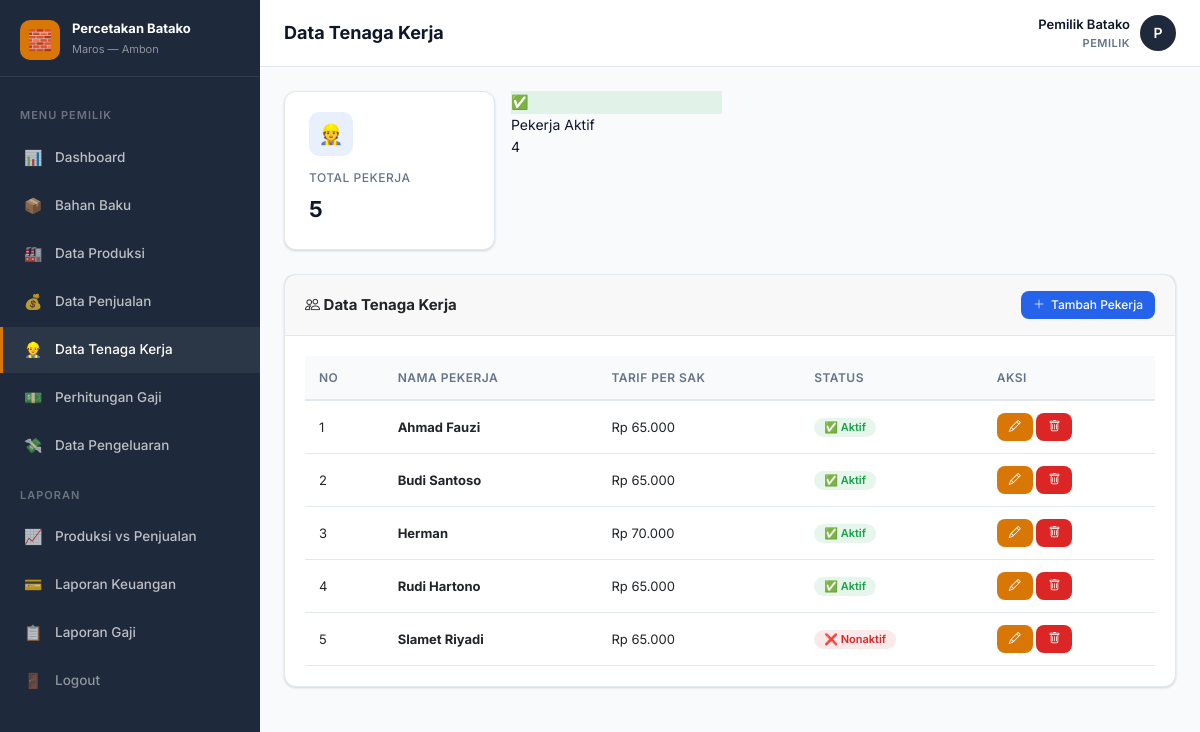
The app's page /pemilik/tenaga_kerja.php (signed in) with its own data.
### tables this page shows
CREATE TABLE IF NOT EXISTS pekerja (
    id INT AUTO_INCREMENT PRIMARY KEY,
    nama_pekerja VARCHAR(100) NOT NULL,
    tarif_per_sak DECIMAL(10,0) DEFAULT 65000,
    status ENUM('aktif','nonaktif') DEFAULT 'aktif',
    created_at TIMESTAMP DEFAULT CURRENT_TIMESTAMP,
    updated_at TIMESTAMP DEFAULT CURRENT_TIMESTAMP ON UPDATE CURRENT_TIMESTAMP
);

### helpers/auth.php (called while the page is built, shortened)
<?php
function isLoggedIn(): bool {
    return isset($_SESSION['user_id']);
}
function isPemilik(): bool {
    return isLoggedIn() && $_SESSION['role'] === 'pemilik';
}
function formatRupiah($angka): string {
    return 'Rp ' . number_format($angka, 0, ',', '.');
}
function e(?string $str): string {
    return htmlspecialchars($str ?? '', ENT_QUOTES, 'UTF-8');
}

### pemilik/tenaga_kerja.php (the view, shortened to what this page needs)
<?php
require_once __DIR__ . '/../helpers/auth.php';
$db = getDB();
$pageTitle = 'Data Tenaga Kerja';
$pekerjaList = $db->query("SELECT * FROM pekerja ORDER BY status ASC, nama_pekerja ASC")->fetchAll();
include __DIR__ . '/../layouts/header.php';
?>
<div class="row g-3 mb-4">
    <div class="col-md-3">
        <div class="stat-card">
            <div class="stat-icon blue">👷</div>
            <div class="stat-label">Total Pekerja</div>
            <div class="stat-value"><?= count($pekerjaList) ?></div>
        </div>
    </div>
    <div class="col-md-3">
        <div class="stat-icon green">✅</div>
        <div class="stat-label">Pekerja Aktif</div>
        <div class="stat-value"><?= count(array_filter($pekerjaList, fn($p) => $p['status'] === 'aktif')) ?></div>
    </div>
</div>
<div class="card">
    <div class="card-header">
        <h5><i class="bi bi-people"></i> Data Tenaga Kerja</h5>
        <button class="btn btn-primary btn-sm" data-bs-toggle="modal" data-bs-target="#modalForm">
            <i class="bi bi-plus-lg"></i> Tambah Pekerja
        </button>
    </div>
    <div class="card-body">
        <div class="table-responsive">
            <table class="table-custom">
                <thead>
                    <tr>
                        <th>No</th>
                        <th>Nama Pekerja</th>
                        <th>Tarif per Sak</th>
                        <th>Status</th>
                        <th>Aksi</th>
                    </tr>
                </thead>
                <tbody>
                    <?php if (empty($pekerjaList)): ?>
                    <tr><td colspan="5" class="text-center text-muted py-4">Tidak ada data pekerja.</td></tr>
                    <?php else: ?>
                    <?php foreach ($pekerjaList as $i => $row): ?>
                    <tr>
                        <td><?= $i + 1 ?></td>
                        <td><strong><?= e($row['nama_pekerja']) ?></strong></td>
                        <td><?= formatRupiah($row['tarif_per_sak']) ?></td>
                        <td>
                            <a href="?toggle=<?= $row['id'] ?>" class="badge <?= $row['status'] === 'aktif' ? 'badge-success' : 'badge-danger' ?>" style="text-decoration:none;">
                                <?= $row['status'] === 'aktif' ? '✅ Aktif' : '❌ Nonaktif' ?>
                            </a>
                        </td>
                        <td>
                            <a href="?edit=<?= $row['id'] ?>" class="btn btn-warning btn-sm"><i class="bi bi-pencil"></i></a>
                            <a href="?delete=<?= $row['id'] ?>" class="btn btn-danger btn-sm btn-delete"><i class="bi bi-trash"></i></a>
                        </td>
                    </tr>
                    <?php endforeach; ?>
                    <?php endif; ?>
                </tbody>
            </table>
        </div>
    </div>
</div>
<?php include __DIR__ . '/../layouts/footer.php'; ?>

### layouts/header.php (shortened to what this page needs)
<!DOCTYPE html>
<html lang="id">
<head>
    <link href="https://cdn.jsdelivr.net/npm/bootstrap@5.3.0/dist/css/bootstrap.min.css" rel="stylesheet">
    <link rel="stylesheet" href="https://cdn.jsdelivr.net/npm/bootstrap-icons@1.11.3/font/bootstrap-icons.css">
    <link rel="stylesheet" href="/assets/css/style.css">
</head>
<body>
<?php if (isPemilik()): ?>
    <?php include __DIR__ . '/sidebar_pemilik.php'; ?>
<?php elseif (isOperator()): ?>
    <?php include __DIR__ . '/sidebar_operator.php'; ?>
<?php endif; ?>
<div class="main-content">
    <div class="topbar">
        <div class="d-flex align-items-center gap-2">
            <h4 class="page-title"><?= e($pageTitle ?? 'Dashboard') ?></h4>
        </div>
        <div class="user-info">
            <div class="text-end d-none d-sm-block">
                <div style="font-weight:600;font-size:13px;"><?= e($_SESSION['name'] ?? 'User') ?></div>
                <div class="user-role"><?= e(strtoupper($_SESSION['role'] ?? '')) ?></div>
            </div>
            <div class="user-avatar">
                <?= e(strtoupper(substr($_SESSION['name'] ?? 'U', 0, 1))) ?>
            </div>
        </div>
    </div>
    <div class="content-wrapper">

### layouts/sidebar_pemilik.php
<?php
$currentPage = basename($_SERVER['PHP_SELF']);
?>
<aside class="sidebar">
    <div class="sidebar-brand">
        <div class="brand-icon">🧱</div>
        <div class="brand-text">
            <h5>Percetakan Batako</h5>
            <span>Maros — Ambon</span>
        </div>
    </div>
    <ul class="sidebar-menu">
        <li class="sidebar-heading">Menu Pemilik</li>
        <li>
            <a href="/pemilik/dashboard.php" class="<?= $currentPage === 'dashboard.php' ? 'active' : '' ?>">
                <span class="menu-icon">📊</span> Dashboard
            </a>
        </li>
        <li>
            <a href="/pemilik/bahan_baku.php" class="<?= $currentPage === 'bahan_baku.php' ? 'active' : '' ?>">
                <span class="menu-icon">📦</span> Bahan Baku
            </a>
        </li>
        <li>
            <a href="/pemilik/produksi.php" class="<?= $currentPage === 'produksi.php' ? 'active' : '' ?>">
                <span class="menu-icon">🏭</span> Data Produksi
            </a>
        </li>
        <li>
            <a href="/pemilik/penjualan.php" class="<?= $currentPage === 'penjualan.php' ? 'active' : '' ?>">
                <span class="menu-icon">💰</span> Data Penjualan
            </a>
        </li>
        <li>
            <a href="/pemilik/tenaga_kerja.php" class="<?= $currentPage === 'tenaga_kerja.php' ? 'active' : '' ?>">
                <span class="menu-icon">👷</span> Data Tenaga Kerja
            </a>
        </li>
        <li>
            <a href="/pemilik/gaji.php" class="<?= $currentPage === 'gaji.php' ? 'active' : '' ?>">
                <span class="menu-icon">💵</span> Perhitungan Gaji
            </a>
        </li>
        <li>
            <a href="/pemilik/pengeluaran.php" class="<?= $currentPage === 'pengeluaran.php' ? 'active' : '' ?>">
                <span class="menu-icon">💸</span> Data Pengeluaran
            </a>
        </li>
        <li class="sidebar-heading">Laporan</li>
        <li>
            <a href="/pemilik/laporan_produksi.php" class="<?= $currentPage === 'laporan_produksi.php' ? 'active' : '' ?>">
                <span class="menu-icon">📈</span> Produksi vs Penjualan
            </a>
        </li>
        <li>
            <a href="/pemilik/laporan_keuangan.php" class="<?= $currentPage === 'laporan_keuangan.php' ? 'active' : '' ?>">
                <span class="menu-icon">💳</span> Laporan Keuangan
            </a>
        </li>
        <li>
            <a href="/pemilik/laporan_gaji.php" class="<?= $currentPage === 'laporan_gaji.php' ? 'active' : '' ?>">
                <span class="menu-icon">📋</span> Laporan Gaji
            </a>
        </li>
        <li class="logout">
            <a href="/logout.php">
                <span class="menu-icon">🚪</span> Logout
            </a>
        </li>
    </ul>
</aside>

### layouts/footer.php (shortened to what this page needs)
    </div>
</div>
</body>
</html>

### records on screen
pekerja: nama_pekerja "Ahmad Fauzi", tarif_per_sak "Rp 65.000", status "✅ Aktif"
pekerja: nama_pekerja "Budi Santoso", tarif_per_sak "Rp 65.000", status "✅ Aktif"
pekerja: nama_pekerja "Herman", tarif_per_sak "Rp 70.000", status "✅ Aktif"
pekerja: nama_pekerja "Rudi Hartono", tarif_per_sak "Rp 65.000", status "✅ Aktif"
pekerja: nama_pekerja "Slamet Riyadi", tarif_per_sak "Rp 65.000", status "❌ Nonaktif"

### other values on screen
$pageTitle "Data Tenaga Kerja"
$_SESSION['name'] "Pemilik Batako"
$_SESSION['role'] "PEMILIK"
substr($_SESSION['name'] ?? 'U', 0, 1) "P"
count($pekerjaList) "5"
count(array_filter($pekerjaList, fn($p) => $p['status'] === 'aktif')) "4"
